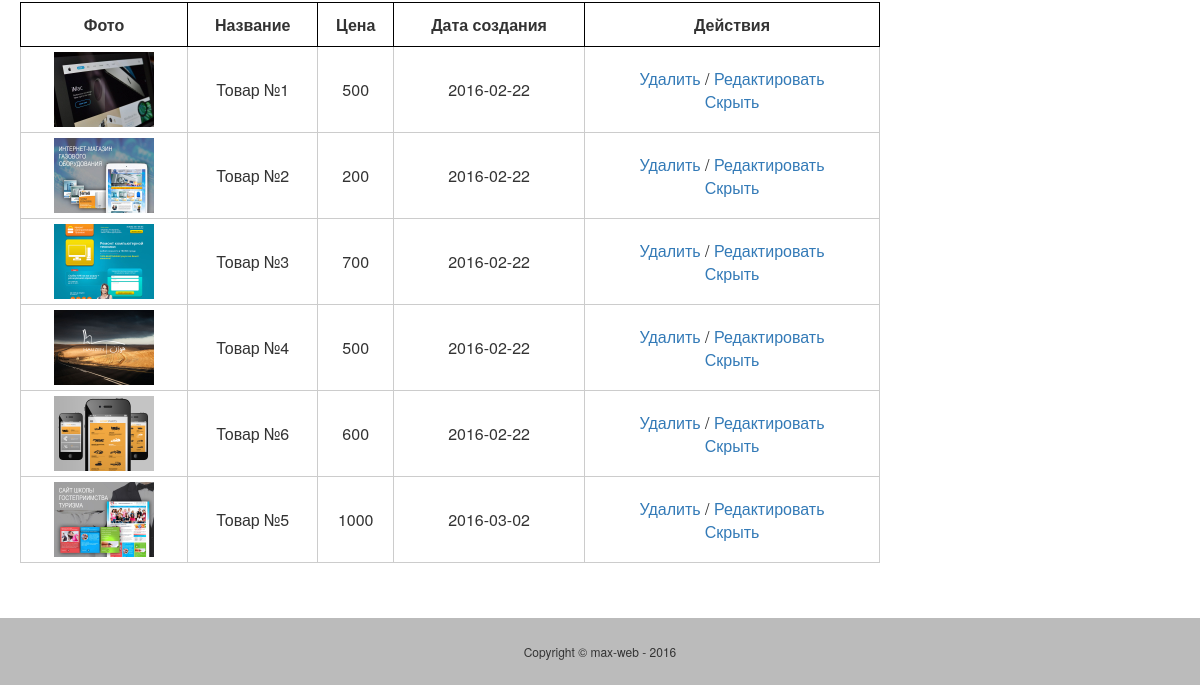
Before: /cabinet.php (signed in, lower part) with the older database file.
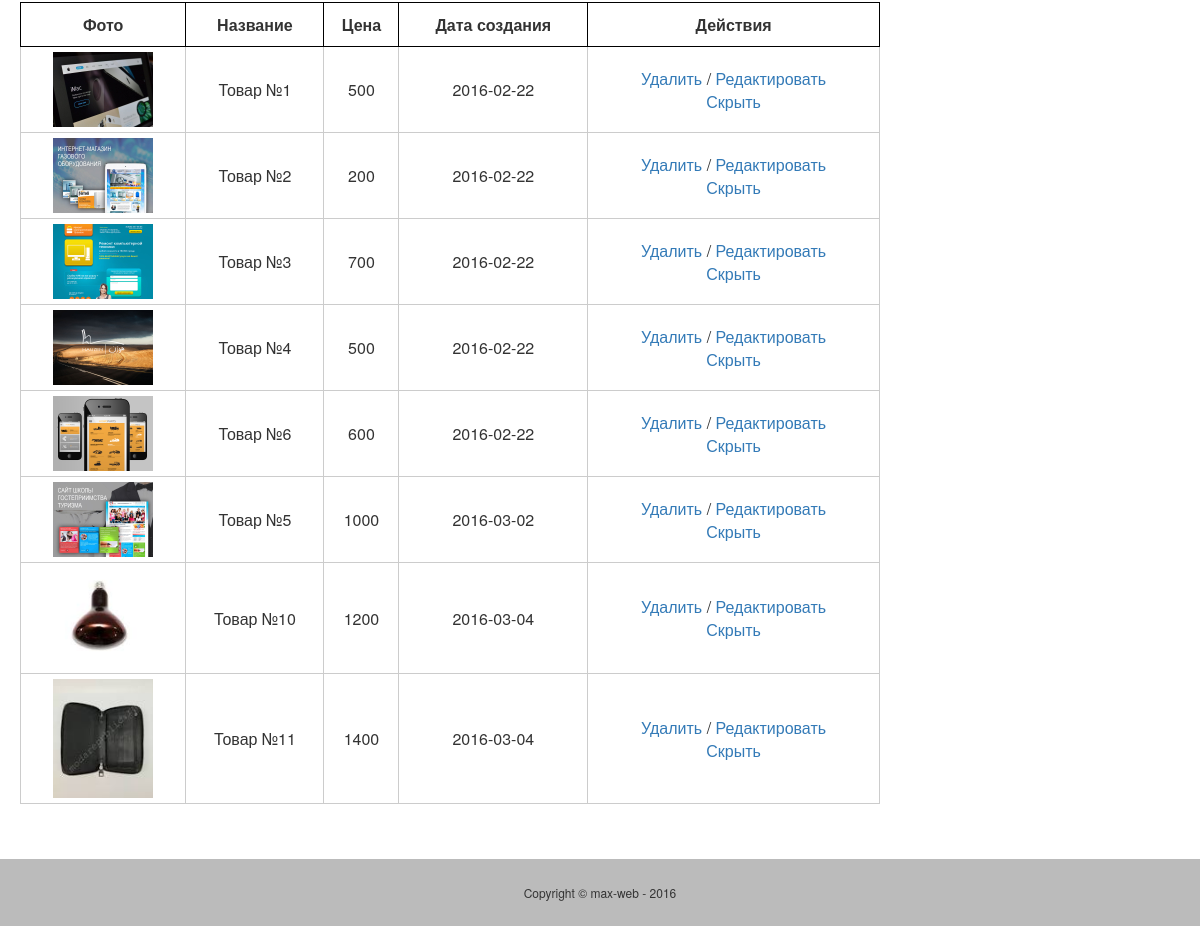
After: the same page with the newer database file.
### tables this page shows
CREATE TABLE IF NOT EXISTS `products` (
  `id` int(11) NOT NULL AUTO_INCREMENT,
  `name` tinytext NOT NULL,
  `body` text NOT NULL,
  `picture` tinytext NOT NULL,
  `price` tinytext NOT NULL,
  `cat_id` int(11) NOT NULL,
  `vip` int(11) NOT NULL,
  `showhide` enum('show','hide') NOT NULL DEFAULT 'show',
  `product_code` int(11) NOT NULL,
  `user_id` int(11) NOT NULL,
  `putdate` date NOT NULL,
  `api_url` tinytext NOT NULL,
  PRIMARY KEY (`id`)
);

### cabinet.php (the view, shortened to what this page needs)
<?
	require_once ('templates/top.php');
?>
	<div class="content">
<?
	$session_id=$_SESSION['id'];
	$query="SELECT * FROM products WHERE user_id=$session_id";
	$cat=mysql_query($query);
	echo "<table class='content_table1'><tr><th>Фото</th><th>Название</th><th>Цена</th><th>Дата создания</th><th>Действия</th></tr>";
	while ($rows=mysql_fetch_array($cat)) {
		if ($rows['showhide']=='show') {
			$class='show1';
			$showhide="<a href='admin/cabinet/showhide.php?status=hide&id=".$rows['id']."'>Скрыть</a>";
		}
		else {
			$class='hide1';
			$showhide="<a href='admin/cabinet/showhide.php?status=show&id=".$rows['id']."'>Отобразить</a>";
		}
		echo "<tr class='".$class."'>";
		echo "<td><a target='_blank' href='/media/uploads/".$rows['picture']."'><img src='/media/uploads/".$rows['picture']."'/></a></td>";
		echo "<td>".$rows['name']."</td>";
		echo "<td>".$rows['price']."</td>";
		echo "<td>".$rows['putdate']."</td>";
		echo "<td><a href='admin/cabinet/delete.php?id=".$rows['id']."'>Удалить</a> / <a href='cabinet_edit.php?id=".$rows['id']."'>Редактировать</a><br />".$showhide."</td>";
		echo "</tr>";
	}
	echo "</table>";
?>
	</div>
<? require_once ('templates/bottom.php'); ?>

Changed rows visible on the page:
added products: picture (picture), name "Товар №10", price "1200", putdate "2016-03-04"
added products: picture (picture), name "Товар №11", price "1400", putdate "2016-03-04"
